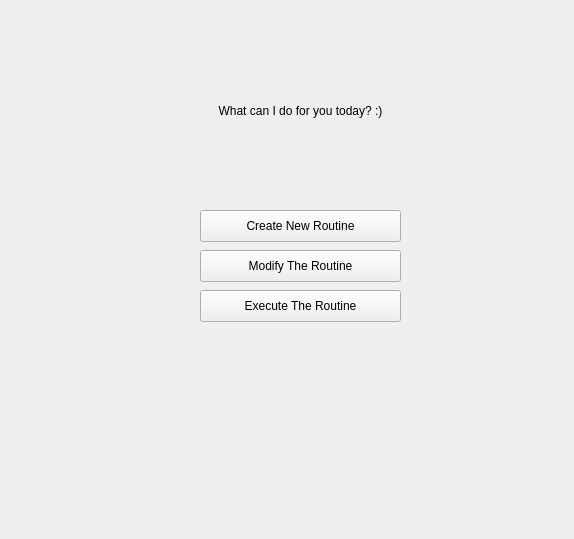
<?xml version="1.0" encoding="UTF-8"?>
<ui version="4.0">
 <class>Form</class>
 <widget class="QWidget" name="Form">
  <property name="geometry">
   <rect>
    <x>0</x>
    <y>0</y>
    <width>574</width>
    <height>539</height>
   </rect>
  </property>
  <property name="windowTitle">
   <string>Form</string>
  </property>
  <widget class="QLabel" name="lbl_welcome_message">
   <property name="geometry">
    <rect>
     <x>140</x>
     <y>80</y>
     <width>321</width>
     <height>61</height>
    </rect>
   </property>
   <property name="cursor">
    <cursorShape>BlankCursor</cursorShape>
   </property>
   <property name="text">
    <string>What can I do for you today? :)</string>
   </property>
   <property name="alignment">
    <set>Qt::AlignCenter</set>
   </property>
  </widget>
  <widget class="QPushButton" name="bttn_new_routine">
   <property name="geometry">
    <rect>
     <x>200</x>
     <y>210</y>
     <width>201</width>
     <height>32</height>
    </rect>
   </property>
   <property name="text">
    <string>Create New Routine</string>
   </property>
  </widget>
  <widget class="QPushButton" name="bttn_modiffy_routine">
   <property name="geometry">
    <rect>
     <x>200</x>
     <y>250</y>
     <width>201</width>
     <height>32</height>
    </rect>
   </property>
   <property name="text">
    <string>Modify The Routine</string>
   </property>
  </widget>
  <widget class="QPushButton" name="bttn_execute_routine">
   <property name="geometry">
    <rect>
     <x>200</x>
     <y>290</y>
     <width>201</width>
     <height>32</height>
    </rect>
   </property>
   <property name="text">
    <string>Execute The Routine</string>
   </property>
  </widget>
 </widget>
 <resources/>
 <connections/>
</ui>
